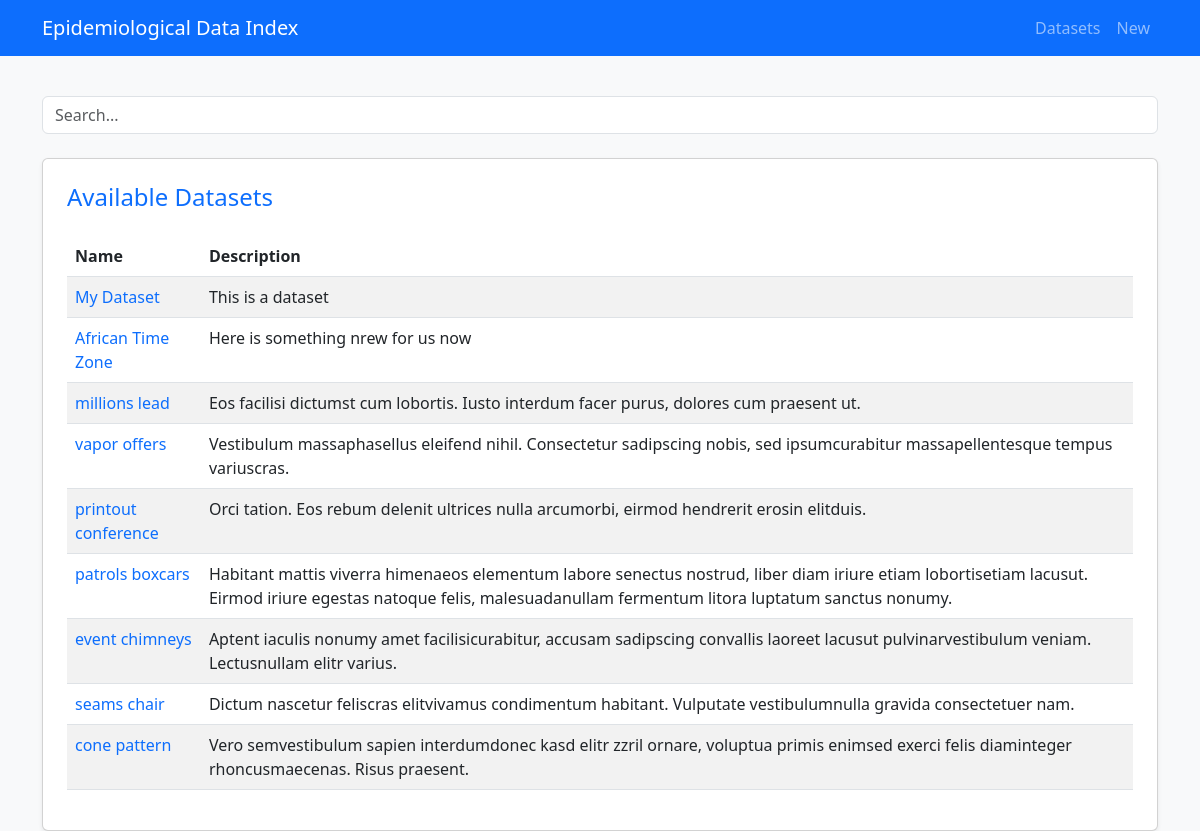
The app's page /, older data.
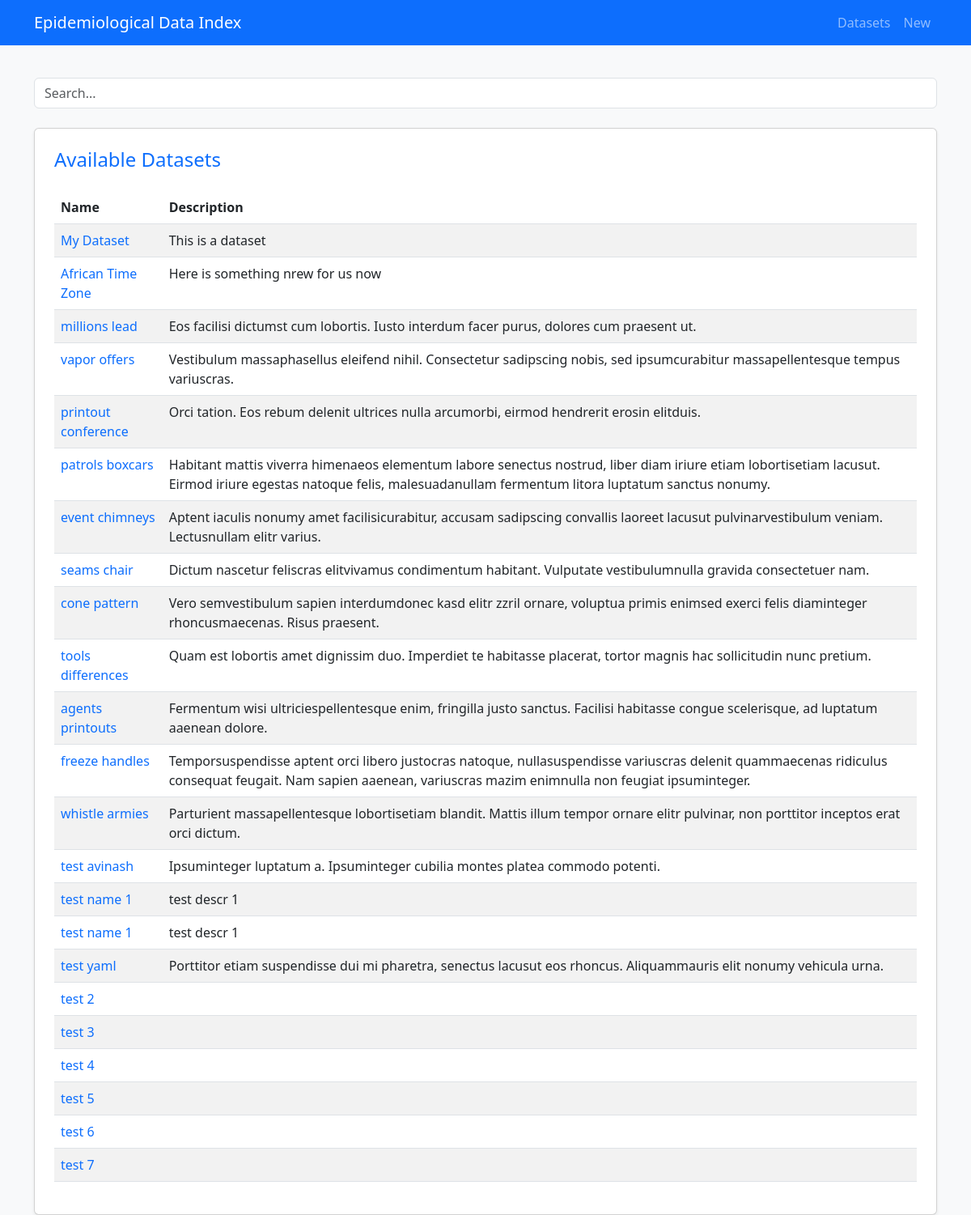
The same page, newer data.
### main/models.py (models this page shows, shortened)
class Dataset(models.Model):
    name = models.CharField(max_length=100)
    slug = models.SlugField(max_length=110, null=True)
    description = models.TextField(null=True, blank=True)
    file = models.FileField(upload_to='media/')
    url = models.URLField(null=True, blank=True)
    date = models.DateTimeField(auto_now_add=True, null=True)

### main/views.py (the view)
# urls.py: path('', views.Index.as_view(), name='index'),
class Index(ListView):
    template_name = 'main/index.html'
    model = models.Dataset
    context_object_name = 'datasets'
    def get_context_data(self, **kwargs):
        context = super().get_context_data(**kwargs)
        context['title'] = 'Home'
        return context

### main/templates/main/index.html (shortened to what this page needs)
{% extends 'main/base.html' %}
{% block content %}
<div class="container mt-5">
    <div class="mb-4">
        <input type="text" id="searchBox" placeholder="Search..." class="form-control">
    </div>
    <div class="card p-4 shadow-sm">
        <h1 class="h4 text-primary">Available Datasets</h1>
        <table id="datasetTable" class="table table-striped mt-3">
            <thead>
                <tr>
                    <th>Name</th>
                    <th>Description</th>
                </tr>
            </thead>
            <tbody>
                {% for dataset in datasets %}
                    <tr>
                        <td><a href="{% url 'main:dataset_detail' dataset.slug %}" class="text-decoration-none">{{ dataset.name }}</a></td>
                        <td>{{ dataset.description }}</td>
                    </tr>
                {% endfor %}
            </tbody>
        </table>
    </div>
</div>
{% endblock content %}

Row changes from the older to the newer data that the page shows:
added Dataset: name "tools differences", description "Quam est lobortis amet dignissim duo. Imperdiet te habitasse placerat, tortor magnis hac sollicitudin nunc pretium."
added Dataset: name "agents printouts", description "Fermentum wisi ultriciespellentesque enim, fringilla justo sanctus. Facilisi habitasse congue scelerisque, ad luptatum aaenean dolore."
added Dataset: name "freeze handles", description "Temporsuspendisse aptent orci libero justocras natoque, nullasuspendisse variuscras delenit quammaecenas ridiculus consequat feugait. Nam sapien aaenean, variuscras mazim enimnulla non feugiat ipsuminteger."
added Dataset: name "whistle armies", description "Parturient massapellentesque lobortisetiam blandit. Mattis illum tempor ornare elitr pulvinar, non porttitor inceptos erat orci dictum."
added Dataset: name "test avinash", description "Ipsuminteger luptatum a. Ipsuminteger cubilia montes platea commodo potenti."
added Dataset: name "test name 1", description "test descr 1"
added Dataset: name "test name 1", description "test descr 1"
added Dataset: name "test yaml", description "Porttitor etiam suspendisse dui mi pharetra, senectus lacusut eos rhoncus. Aliquammauris elit nonumy vehicula urna."
added Dataset: name "test 2"
added Dataset: name "test 3"
added Dataset: name "test 4"
added Dataset: name "test 5"
added Dataset: name "test 6"
added Dataset: name "test 7"
